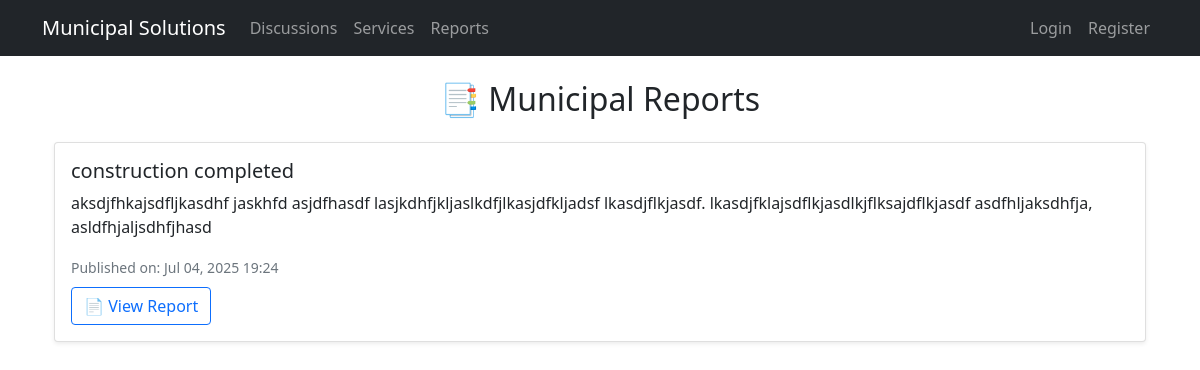
The page /reports/ on the database its author committed.
### services/models.py (models this page shows, shortened)
class Report(models.Model):
    title = models.CharField(max_length=200)
    content = models.TextField()
    file = models.FileField(upload_to='reports/')
    created_at = models.DateTimeField(auto_now_add=True)

### services/views.py (the view)
# urls.py: path('reports/', views.reports, name='reports'),
def reports(request):
    all_reports = Report.objects.order_by('-created_at')[:10]
    return render(request, 'services/reports.html', {'reports': all_reports})

### templates/services/reports.html
{% extends 'base.html' %}
{% block content %}
<h2 class="text-center my-4">📑 Municipal Reports</h2>
<div class="container">
    {% for report in reports %}
    <div class="card mb-3 shadow-sm">
        <div class="card-body">
            <h5 class="card-title">{{ report.title }}</h5>
            <p class="card-text">{{ report.content }}</p>
            <small class="text-muted">Published on: {{ report.created_at|date:"M d, Y H:i" }}</small><br>
            {% if report.file %}
                <a href="{{ report.file.url }}" class="btn btn-outline-primary mt-2" target="_blank">📄 View Report</a>
            {% endif %}
        </div>
    </div>
    {% empty %}
        <p>No reports available.</p>
    {% endfor %}
</div>
{% endblock %}

### rows shown on the page
Report: title "construction completed", content "aksdjfhkajsdfljkasdhf jaskhfd asjdfhasdf lasjkdhfjkljaslkdfjlkasjdfkljadsf lkasdjflkjasdf. lkasdjfklajsdflkjasdlkjflksajdflkjasdf asdfhljaksdhfja, asldfhjaljsdhfjhasd", created_at "Jul 04, 2025 19:24"
